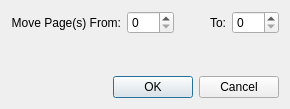
<?xml version="1.0" encoding="UTF-8"?>
<ui version="4.0">
 <class>DialogMovePage</class>
 <widget class="QDialog" name="DialogMovePage">
  <property name="geometry">
   <rect>
    <x>0</x>
    <y>0</y>
    <width>290</width>
    <height>109</height>
   </rect>
  </property>
  <property name="windowTitle">
   <string>Dialog</string>
  </property>
  <layout class="QGridLayout" name="gridLayout">
   <item row="0" column="0">
    <widget class="QLabel" name="label">
     <property name="text">
      <string>Move Page(s) From:</string>
     </property>
     <property name="alignment">
      <set>Qt::AlignRight|Qt::AlignTrailing|Qt::AlignVCenter</set>
     </property>
    </widget>
   </item>
   <item row="0" column="2">
    <widget class="QLabel" name="label_2">
     <property name="text">
      <string>To:</string>
     </property>
     <property name="alignment">
      <set>Qt::AlignRight|Qt::AlignTrailing|Qt::AlignVCenter</set>
     </property>
    </widget>
   </item>
   <item row="0" column="3">
    <widget class="QSpinBox" name="numberToPage"/>
   </item>
   <item row="0" column="1">
    <widget class="QSpinBox" name="numberFromPage"/>
   </item>
   <item row="1" column="0" colspan="4">
    <widget class="ComponentInsertPage" name="componentInsertPage" native="true"/>
   </item>
   <item row="2" column="0" colspan="4">
    <widget class="QDialogButtonBox" name="buttonBox">
     <property name="orientation">
      <enum>Qt::Horizontal</enum>
     </property>
     <property name="standardButtons">
      <set>QDialogButtonBox::Cancel|QDialogButtonBox::Ok</set>
     </property>
    </widget>
   </item>
  </layout>
 </widget>
 <customwidgets>
  <customwidget>
   <class>ComponentInsertPage</class>
   <extends>QWidget</extends>
   <header>component_insertpage.h</header>
   <container>1</container>
  </customwidget>
 </customwidgets>
 <resources/>
 <connections>
  <connection>
   <sender>buttonBox</sender>
   <signal>accepted()</signal>
   <receiver>DialogMovePage</receiver>
   <slot>accept()</slot>
   <hints>
    <hint type="sourcelabel">
     <x>248</x>
     <y>254</y>
    </hint>
    <hint type="destinationlabel">
     <x>157</x>
     <y>274</y>
    </hint>
   </hints>
  </connection>
  <connection>
   <sender>buttonBox</sender>
   <signal>rejected()</signal>
   <receiver>DialogMovePage</receiver>
   <slot>reject()</slot>
   <hints>
    <hint type="sourcelabel">
     <x>316</x>
     <y>260</y>
    </hint>
    <hint type="destinationlabel">
     <x>286</x>
     <y>274</y>
    </hint>
   </hints>
  </connection>
 </connections>
</ui>
